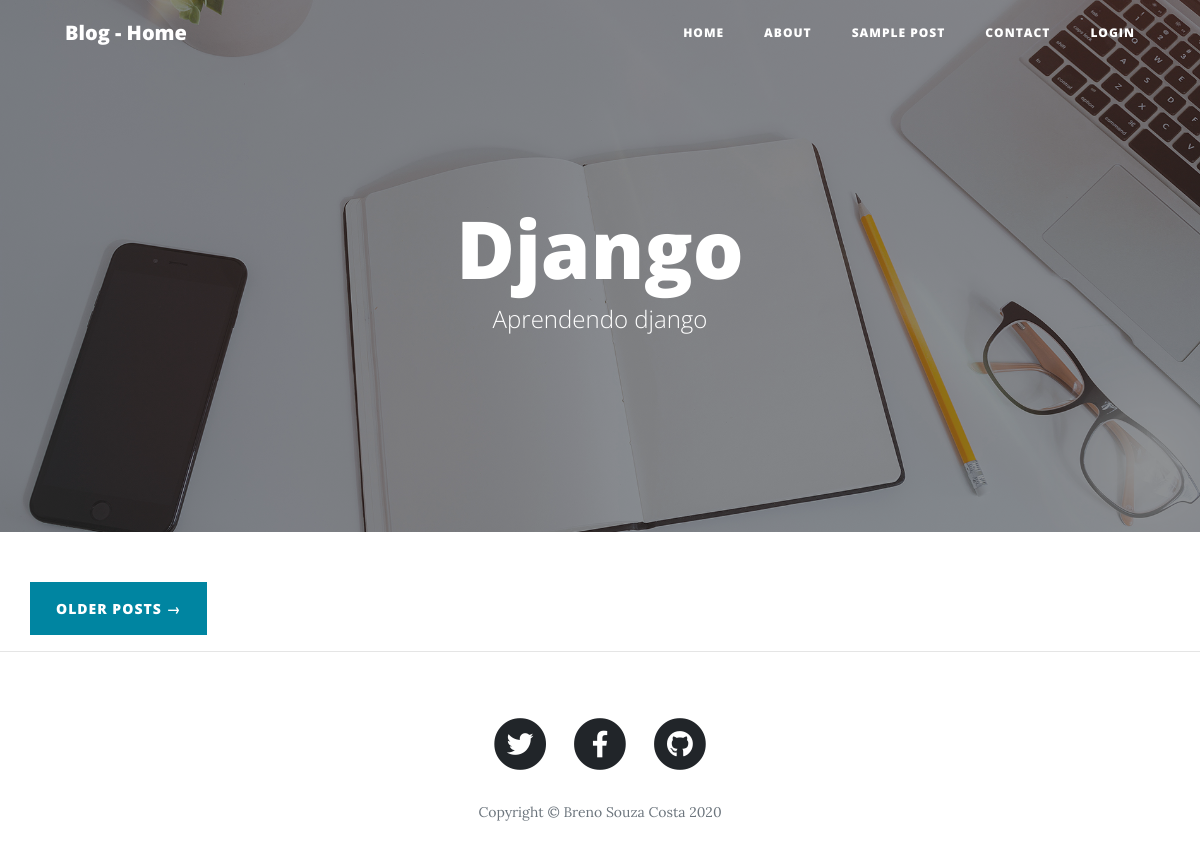
Before: / with the older database file.
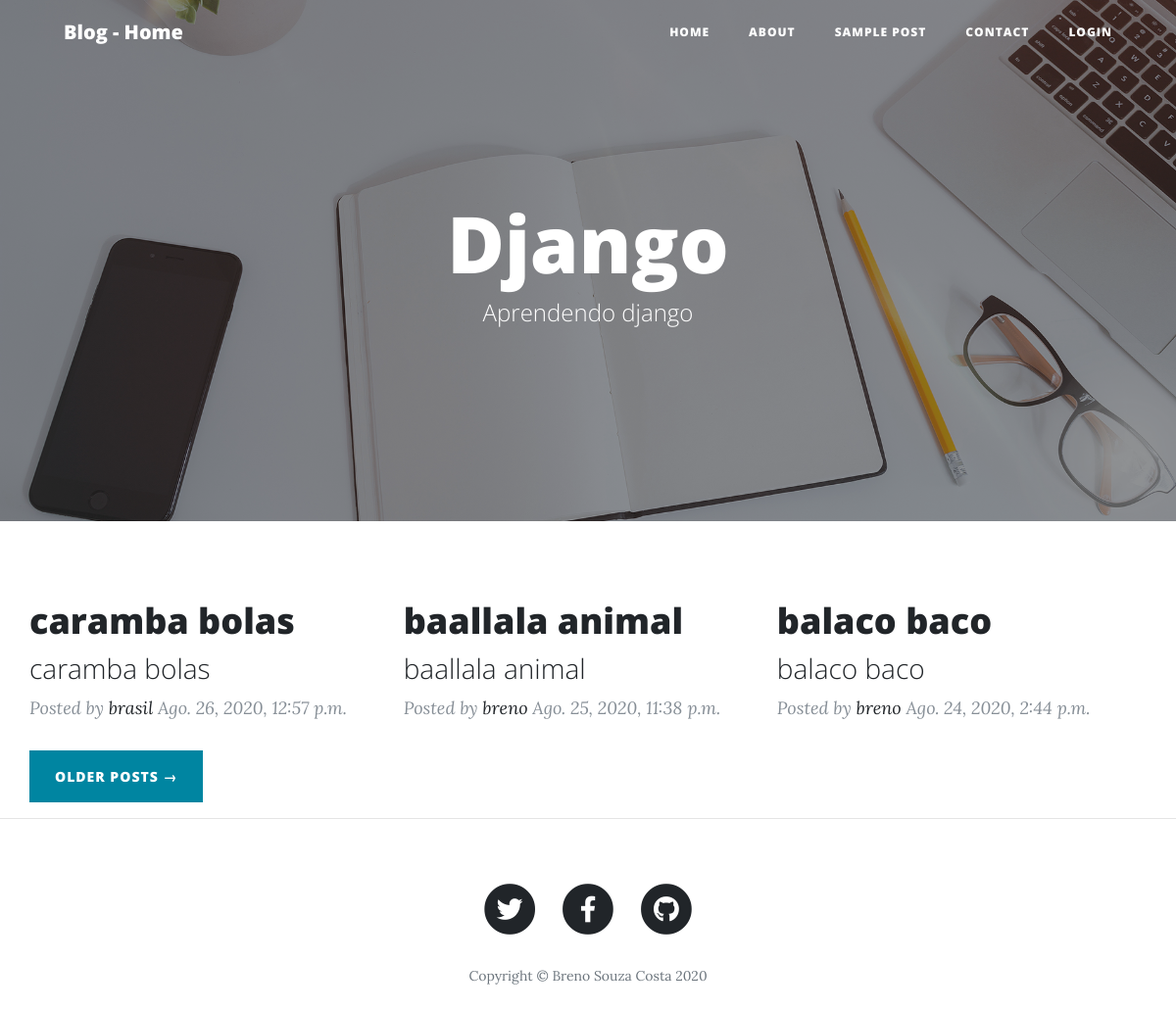
After: the same page with the newer database file.
### blog/models.py (models this page shows, shortened)
class Post(models.Model):
    STATUS = (
        ('rascunho', 'Rascunho'),
        ('publicado', 'Publicado')
    )
    title = models.CharField(max_length=250)
    slug = models.SlugField(max_length=250)
    author = models.ForeignKey(User, on_delete=models.CASCADE)
    content = models.TextField()
    published = models.DateTimeField(default=timezone.now)
    created = models.DateTimeField(auto_now_add=True)
    changed = models.DateTimeField(auto_now=True)
    status = models.CharField(max_length=10, choices=STATUS,
                              default='rascunho')
    object___ = models.Manager()
    publicado = PublishedMannager()
    def get_absolute_url(self):
        return reverse('post_detail', args=[self.slug])
    class Meta:
        ordering = ('-published',)

### blog/views.py (the view)
# urls.py: path('', views.BlogListView.as_view(), name='home'),
class BlogListView(ListView):
    model = Post
    template_name = 'blog/home.html'

### blog/templates/blog/home.html (shortened to what this page needs)
{% extends 'projeto/base/base.html' %}
{% block content %}
    {% for post in object_list %}
        {% if post.status == 'publicado' %}
            <div class="post-preview">
                <a href="{{ post.get_absolute_url }}">
                    <h2 class="post-title">
                        {{ post.title }}
                    </h2>
                    <h3 class="post-subtitle">
                        {{ post.title }}
                    </h3>
                </a>
                <p class="post-meta">Posted by
                    <a href="#">{{ post.author }}</a>
                    {{ post.published }}</p>
            </div>
        {% endif %}
    {% endfor %}
    <div class="clearfix">
        <a class="btn btn-primary float-right" href="#">Older Posts &rarr;</a>
    </div>
{% endblock content %}

Changed rows visible on the page:
added Post: title "caramba bolas", author "brasil", published "Ago. 26, 2020, 12:57 p.m."
now on this page (row edited): Post: title "baallala animal", author "breno", published "Ago. 25, 2020, 11:38 p.m."
now on this page (row edited): Post: title "balaco baco", author "breno", published "Ago. 24, 2020, 2:44 p.m."
